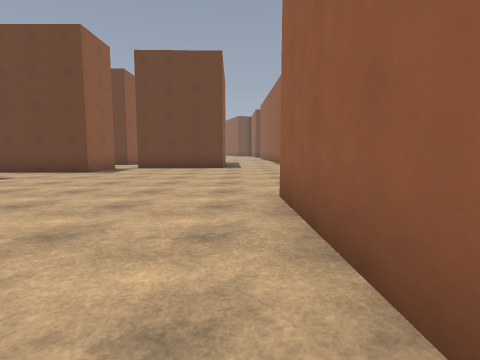
view 1 (above)

24 first-person views from a walk through a level from a Godot 3-D game. The camera is 1.4 m above the floor, tilts 6° down and sees 80° across. The floor is counted in squares, 2 m on a side. Each view is taken from the middle of a square. On the plan, view 1 faces up. The plan holds only what a view shows up to about 10 squares ahead; the rest is blank. The place goes on beyond the plan. Surface patterns are stand-ins for the level's own textures.

view 2
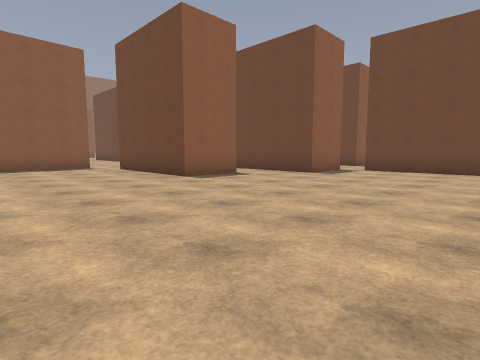

view 3
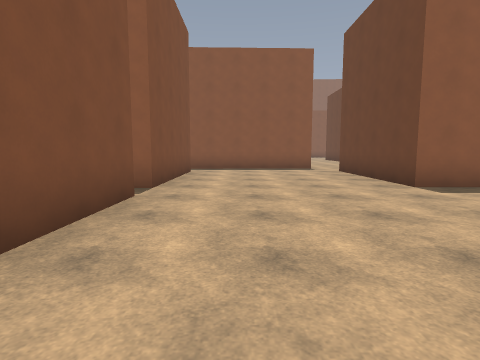

view 4
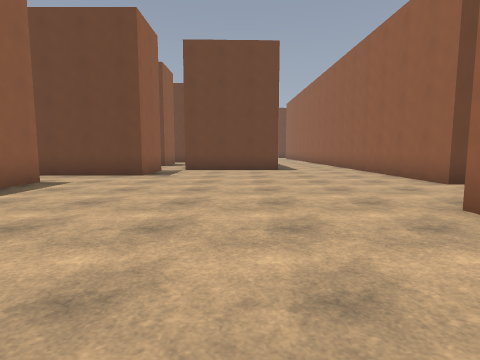

view 5
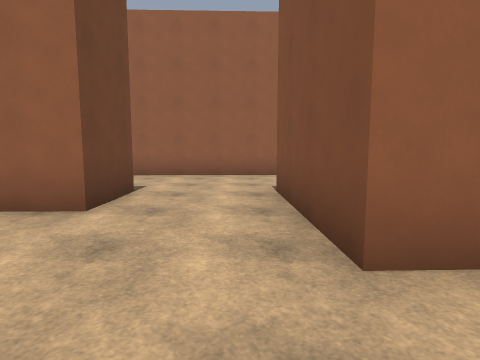

view 6
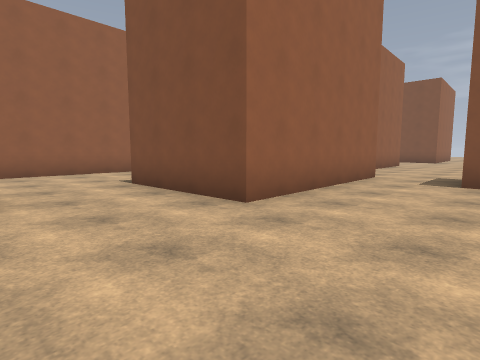

view 7
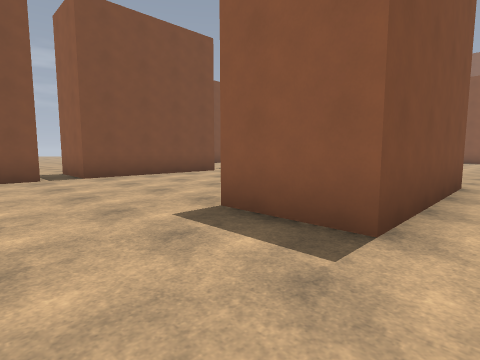

view 8
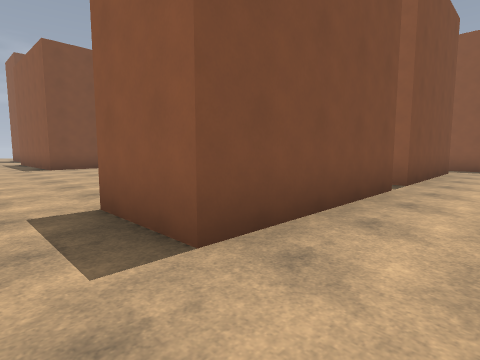

view 9
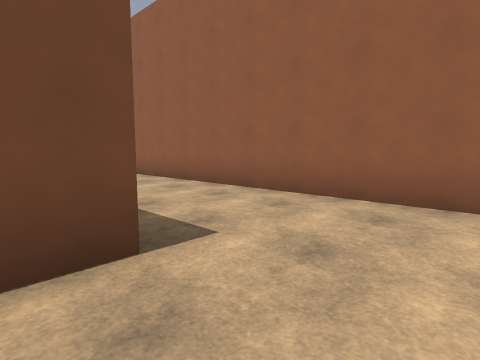

view 10
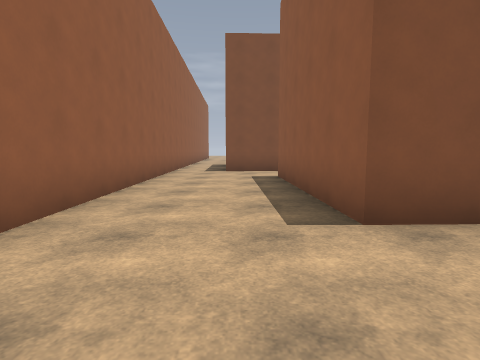

view 11
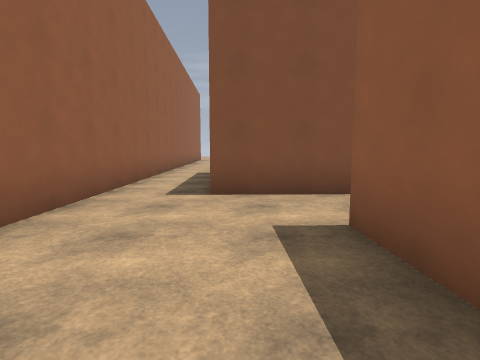

view 12
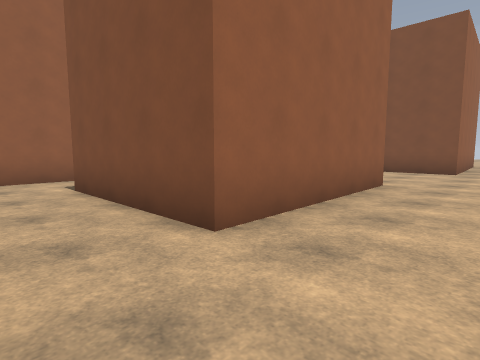

view 13
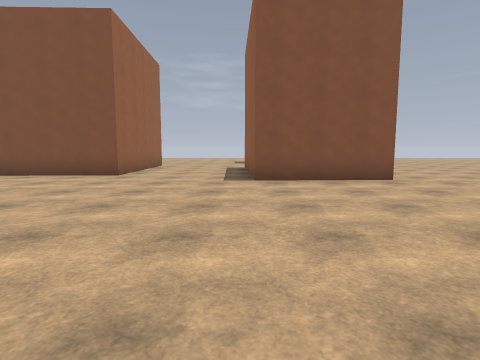

view 14
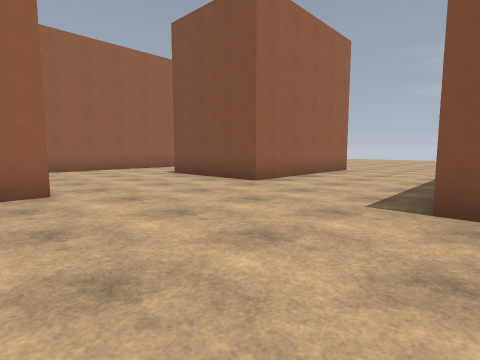

view 15
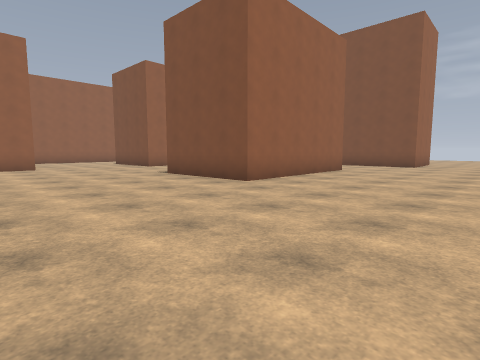

view 16
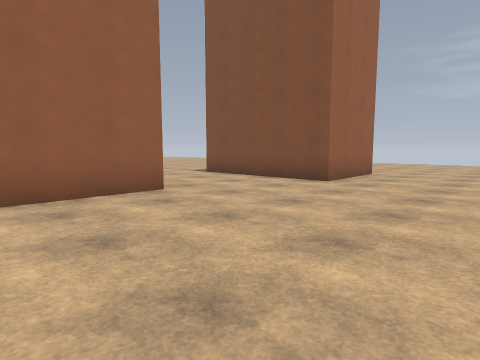

view 17
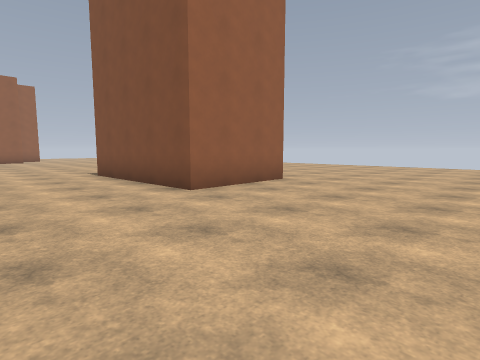

view 18
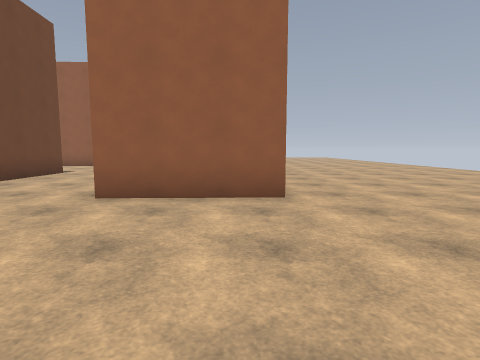

view 19
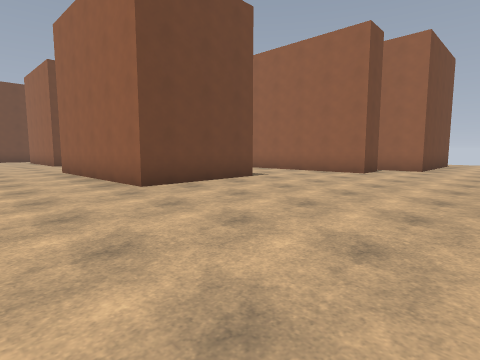

view 20
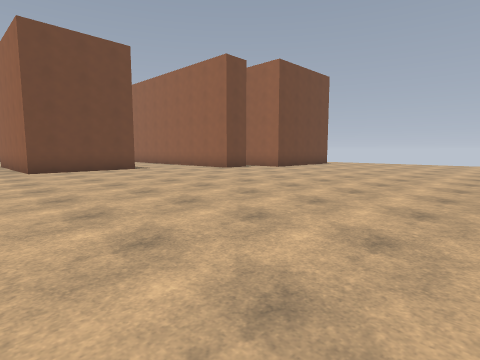

view 21
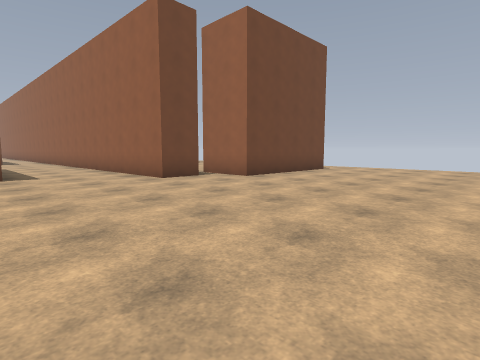

view 22
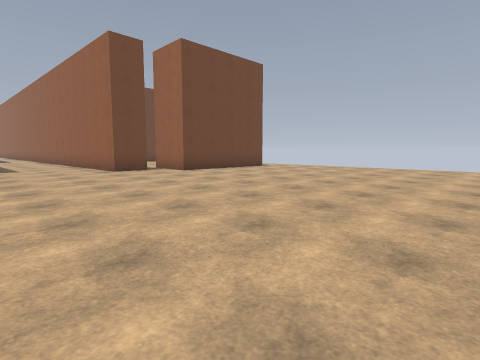

view 23
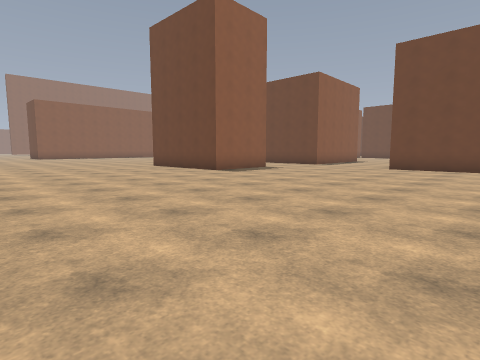

view 24
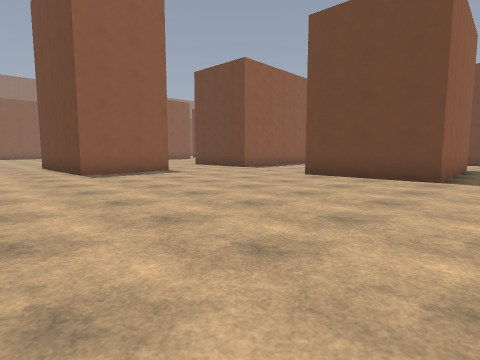

### Floor plan
Points are (right, up) in squares from view 1. A wall is a line through its corners. A room is listed if a view was taken in it or the views show most of it. See-through windows are left out.
Room 1 (views 1, 2, 3, 4, 5, 6, 7, 8, 9, 10)
walls: (-5.4, 0.4) (-1.2, 0.4) (-1.2, -0.6); (-4.7, 10.8) (-4.7, 8.8) (-7.5, 8.8); (-0.6, 11.1) (-4, 11); (0.7, -0.8) (0.6, 4.3) (3.8, 4.4); (3.9, 6.8) (2.2, 6.8) (2.1, 11); (-10.5, 7.2) (-6.4, 7.2) (-6.4, 5.3) (-10.5, 5.3); (-10.4, 0.4) (-6.4, 0.4); (7, 4.6) (6.8, 11.5)
ways out: opening at (-11, -0.5) to room 2; opening at (0, 0) to room 2; opening at (5.5, 5) to room 2
Room 2 (views 11, 12, 13, 14, 15, 16, 17, 18, 19, 20, 21, 22, 23, 24)
walls: (1.5, -15.8) (1.4, -10.9) (4.6, -10.8) (4.7, -15.7) (1.5, -15.8); (-2.1, -14.5) (-4.6, -14.6); (-5.4, -14.7) (-5.6, -9.7) (-2.3, -9.6) (-2.2, -12.9); (-6.8, -20.7) (-6.9, -17.9) (-2.7, -17.8) (-2.6, -20.5) (-5.8, -20.6); (8.8, -17.6) (7.7, -17.6) (7.5, -13.3); (2, -7.1) (1.8, -2.5) (5.5, -2.4); (7.4, -9.8) (7, 4.6); (12.9, -18.7) (9.6, -18.7) (9.6, -16.8); (-1.2, -0.6) (-1.2, -1.6); (3.8, 4.4) (4, -0.7)
ways out: opening at (-11, -0.5) to room 1; opening at (0, 0) to room 1; opening at (5.5, 5) to room 1

Where each view was taken, in squares from view 1:
view 1: 0 up, 0 right, facing up
view 2: 1 up, 0 right, facing up-left
view 3: 2 up, 1 left, facing left
view 4: 1 up, 2 left, facing up
view 5: 5 up, 1 left, facing right
view 6: 7 up, 2 left, facing down-right
view 7: 8 up, 4 left, facing down-left
view 8: 2 up, 0 right, facing down-left
view 9: 5 up, 3 right, facing up-right
view 10: 7 up, 5 right, facing down
view 11: 2 up, 5 right, facing down
view 12: 1 down, 0 right, facing down-right
view 13: 3 down, 2 left, facing down
view 14: 6 down, 3 left, facing down-right
view 15: 5 down, 10 left, facing down-right
view 16: 12 down, 10 left, facing down-right
view 17: 15 down, 11 left, facing down-right
view 18: 20 down, 11 left, facing right
view 19: 21 down, 1 left, facing up-right
view 20: 26 down, 0 right, facing up-right
view 21: 24 down, 4 right, facing up-right
view 22: 27 down, 4 right, facing up-right
view 23: 27 down, 5 right, facing up-left
view 24: 23 down, 6 right, facing up-left
